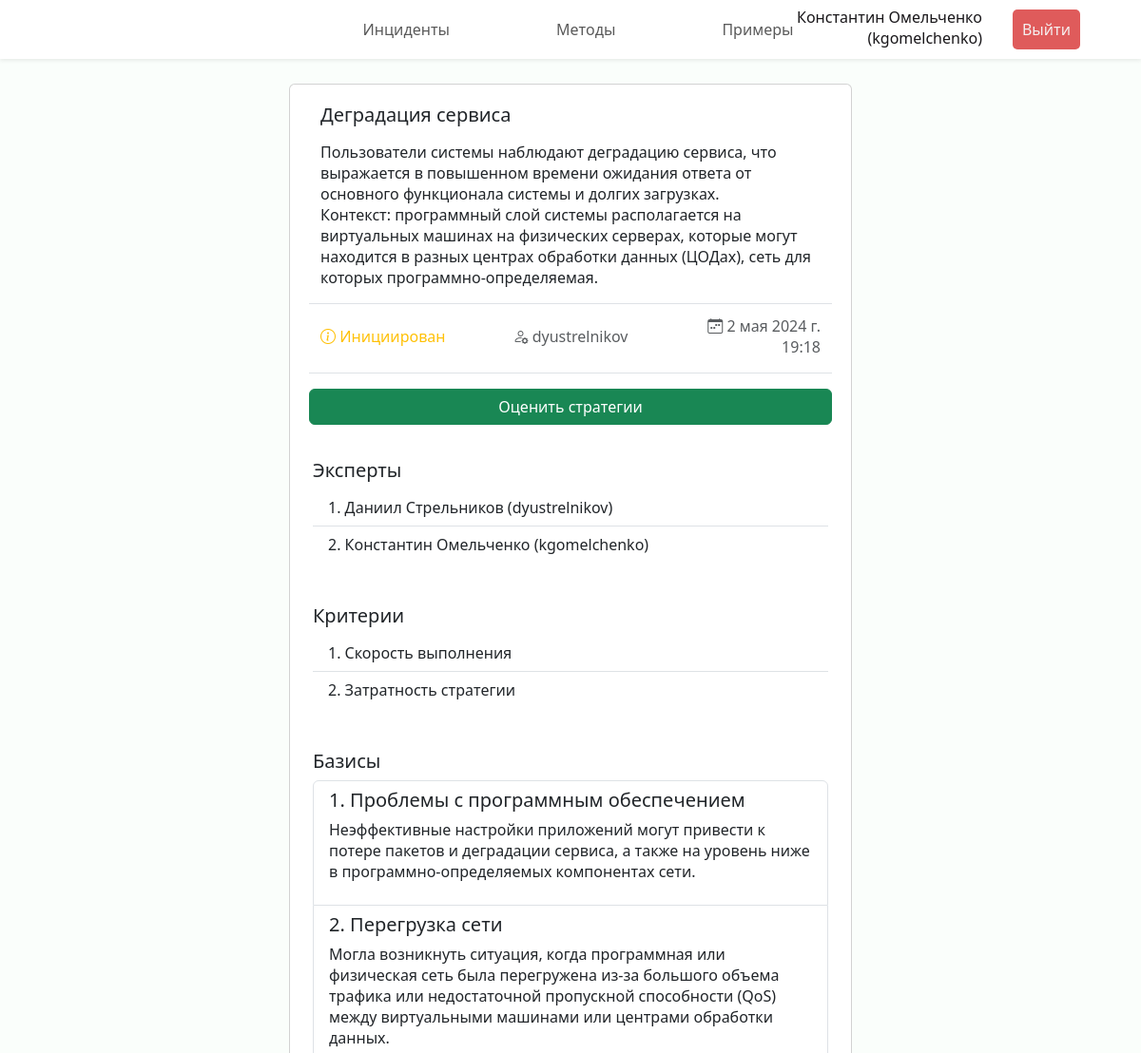
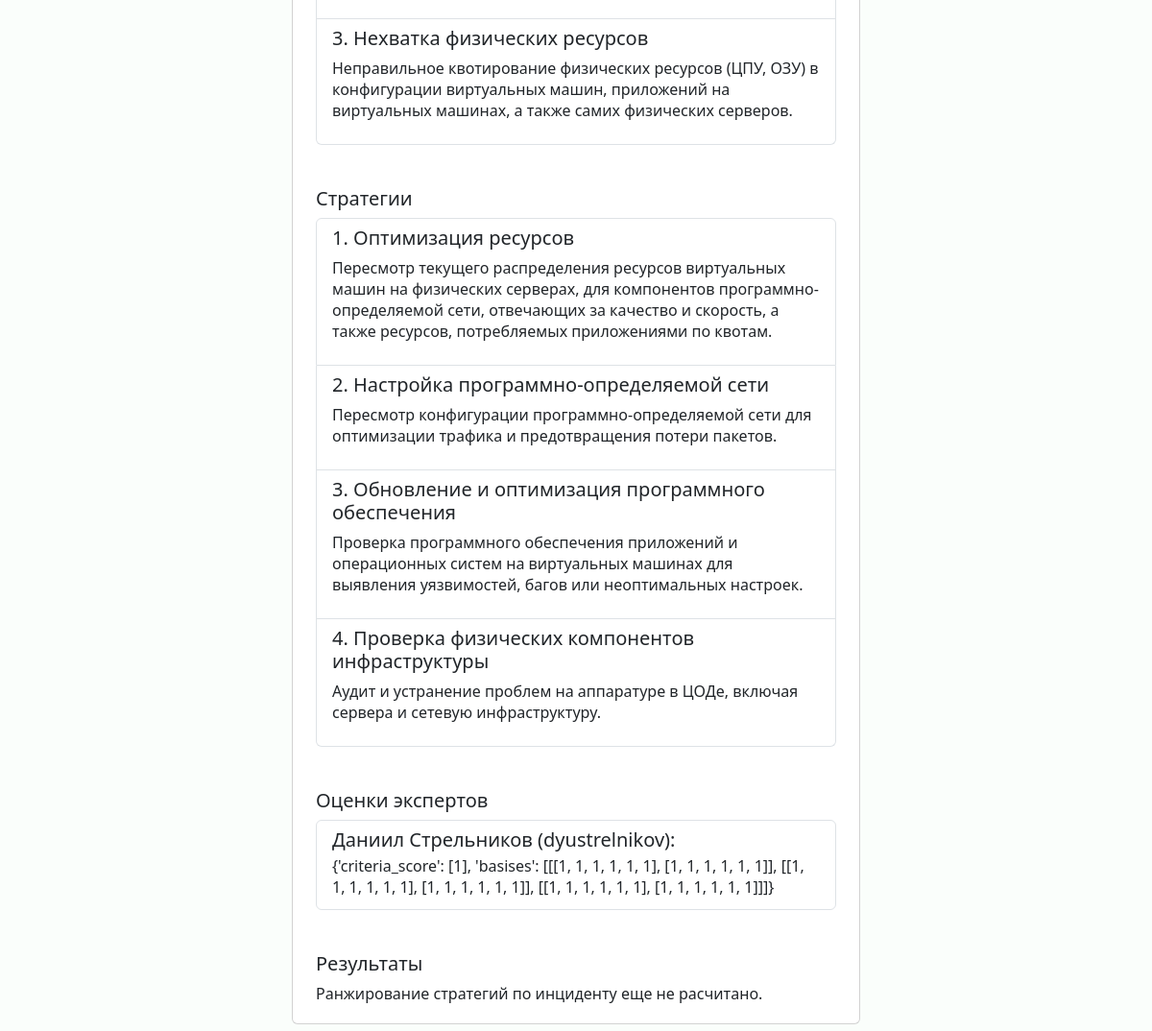
The app's page /incident/3 (signed in) with its own data (2 pictures, top to bottom).
### incidents/models.py (models this page shows, shortened)
class Incident(models.Model):
    name = models.CharField("Название", max_length=100)
    description = models.TextField("Описание")
    created_at = models.DateTimeField("Создан")
    results = models.JSONField("Результаты", null=True, blank=True)
    creator = models.ForeignKey(Expert, verbose_name="Инициатор", on_delete=models.CASCADE,
                                related_name="authored_incidents")
    status = models.ForeignKey(Status, verbose_name="Статус", on_delete=models.CASCADE)
    criteries = models.ManyToManyField(Criteria, through="IncidentCriteria")
    experts = models.ManyToManyField(Expert, through="IncidentExpert")
    class Meta:
        verbose_name = "Инцидент"
        verbose_name_plural = "Инциденты"

class Status(models.Model):
    name = models.CharField("Наименование", max_length=100)
    def __str__(self) -> str:
        return self.name
    class Meta:
        verbose_name = "Статус"
        verbose_name_plural = "Статусы"

class Expert(models.Model):
    user = models.OneToOneField(User, verbose_name="Пользователь", on_delete=models.CASCADE)
    def __str__(self) -> str:
        return self.user.get_full_name() + f" ({self.user.get_username()})"
    class Meta:
        verbose_name = "Эксперт"
        verbose_name_plural = "Эксперты"

class IncidentExpert(models.Model):
    incident = models.ForeignKey(Incident, verbose_name="Инцидент", on_delete=models.CASCADE)
    expert = models.ForeignKey(Expert, verbose_name="Эксперт", on_delete=models.CASCADE)
    number = models.PositiveSmallIntegerField("Номер")
    scores = models.JSONField("Оценки", null=True, blank=True)
    class Meta:
        verbose_name = "Эксперт по инциденту"
        verbose_name_plural = "Эксперты по инциденту"
        unique_together = ('incident', 'expert',)

class IncidentCriteria(models.Model):
    incident = models.ForeignKey(Incident, verbose_name="Инцидент", on_delete=models.CASCADE)
    criteria = models.ForeignKey(Criteria, verbose_name="Критерий", on_delete=models.CASCADE)
    number = models.PositiveSmallIntegerField("Номер")
    class Meta:
        verbose_name = "Критерий ранжирования инцидента"
        verbose_name_plural = "Критерии ранжирования инцидента"
        unique_together = ('incident', 'criteria',)

class Criteria(models.Model):
    description = models.CharField("Описание", max_length=200)
    def __str__(self) -> str:
        return self.description
    class Meta:
        verbose_name = "Критерий ранжирования"
        verbose_name_plural = "Критерии ранжирования"

class Basis(models.Model):
    incident = models.ForeignKey(Incident, verbose_name="Инцидент", on_delete=models.CASCADE)
    name = models.CharField("Название", max_length=100)
    description = models.TextField("Описание")
    number = models.PositiveSmallIntegerField("Номер")
    class Meta:
        verbose_name = "Базис инцидента"
        verbose_name_plural = "Базисы инцидента"
        unique_together = ('incident', 'name',)

class Strategy(models.Model):
    incident = models.ForeignKey(Incident, verbose_name="Инцидент", on_delete=models.CASCADE)
    name = models.CharField("Название", max_length=100)
    description = models.TextField("Описание")
    number = models.PositiveSmallIntegerField("Номер")
    class Meta:
        verbose_name = "Стратегия устранения инцидента"
        verbose_name_plural = "Стратегии устранения инцидента"
        unique_together = ('incident', 'name',)

### incidents/views.py (the view)
# urls.py: path("incident/<int:incident_id>", views.incident, name="incident"),
@login_required(login_url='login')
def incident(request, incident_id):
    if request.method == 'GET':
        try:
            incident = Incident.objects.get(id=incident_id)
        except Incident.DoesNotExist:
            raise Http404("Инцидент не существует")
        try:
            expert = Expert.objects.get(user=request.user)
        except Expert.DoesNotExist:
            raise Http404("Эксперт не существует")
        experts_with_scores = IncidentExpert.objects.filter(incident=incident,
                                                            scores__isnull=False)
        incident_expert = IncidentExpert.objects.get(incident=incident,
                                                      expert=expert)
        results = prepare_results(incident)
        return render(request, "incidents/incident.html", {
            'incident': incident,
            'incident_expert': incident_expert,
            'experts_with_scores': experts_with_scores,
            'results': results})

### incidents/utils/prepare_data.py (called while the page is built, shortened)
def prepare_results(incident):
    if incident.results == None :
        return {}

### incidents/templates/incidents/incident.html (shortened to what this page needs)
{% extends 'incidents/base.html' %}
{% load static %}
{% block header %}
<header class="header fixed-top shadow-sm d-flex">
    <nav class="navbar navbar-expand-lg w-100">
        <div class="collapse navbar-collapse justify-content-center" id="navbarNav">
        <ul class="navbar-nav py-1">
            <li class="nav-item px-5"><a class="nav-link" href="{% url 'incidents' %}">Инциденты</a></li>
            <li class="nav-item px-5"><a class="nav-link" href="{% url 'methods' %}">Методы</a></li>
            <li class="nav-item px-5"><a class="nav-link" href="{% url 'examples' %}">Примеры</a></li>
        </ul>
        </div>
        <ul class="navbar-nav position-fixed end-0 me-5 align-items-center">
            <li class="nav-item px-3 text-end mb-1">
                <div class="fullname">{{ request.user.get_full_name }}</div>
                <div class="username">({{ request.user.get_username }})</div>
            </li>
            <li class="nav-item px-3">
                <form action="{% url 'logout' %}" method="POST">
                    <button class="logout-btn" type="submit">Выйти</button>
                </form>
            </li>
          </ul>
    </nav>
</header>
{% endblock %}
{% block content %}
<div class="cards d-flex p-2 flex-column align-items-center">
    <div class="col-lg-6 col-xxl-5 card mb-3">
        <div class="card-body mx-3 my-1">
          <h5 class="card-title">{{ incident.name }}</h5>
          <p class="card-text">{{ incident.description|linebreaks }}</p>
          <div class="row justify-content-between align-items-center py-3 border-top border-bottom">
            <p class="col card-subtitle text-warning"><i class="bi bi-info-circle"></i> {{ incident.status }}</p>
            <p class="col card-subtitle text-center text-muted"><i class="bi bi-person-gear"></i> {{ incident.creator.user.get_username }}</p>
            <p class="col card-subtitle text-muted text-end"><i class="bi bi-calendar-week"></i> {{ incident.created_at }}</p>
          </div>
          {% if incident_expert %}
          <div class="row justify-content-between align-items-center pt-3">
            <a href="{% url 'incident_assess' incident.id %}" class="col btn btn-success">Оценить стратегии</a>
          </div>
          {% endif %}
        </div>
        <div class="card-body mx-2 mb-1">
            <h5 class="card-title">Эксперты</h5>
            <ul class="list-group list-group-flush">
                {% for expert in incident.incidentexpert_set.all %}
                <li class="list-group-item">{{ forloop.counter }}. {{ expert.expert }}</li>
                {% endfor %}
            </ul>
        </div>
        <div class="card-body m-2 mb-1">
            <h5 class="card-title">Критерии</h5>
            <ul class="list-group list-group-flush">
                {% for criteria in incident.incidentcriteria_set.all %}
                <li class="list-group-item">{{ forloop.counter }}. {{ criteria.criteria }}</li>
                {% endfor %}
            </ul>
        </div>
        <div class="card-body m-2 mb-1">
            <h5 class="card-title">Базисы</h5>
            <div class="list-group">
                {% for basis in incident.basis_set.all %}
                <a class="list-group-item flex-column align-items-start">
                  <div class="d-flex w-100 justify-content-between">
                    <h5 class="mb-1">{{ forloop.counter }}. {{ basis.name }}</h5>
                  </div>
                  <p class="mb-1">{{ basis.description|linebreaks }}</p>
                </a>
                {% endfor %}
            </div>
        </div>
        <div class="card-body m-2 mb-1">
            <h5 class="card-title">Стратегии</h5>
            <div class="list-group">
                {% for strategy in incident.strategy_set.all %}
                <a class="list-group-item flex-column align-items-start">
                  <div class="d-flex w-100 justify-content-between">
                    <h5 class="mb-1">{{ forloop.counter }}. {{ strategy.name }}</h5>
                  </div>
                  <p class="mb-1">{{ strategy.description|linebreaks }}</p>
                </a>
                {% endfor %}
            </div>
        </div>
        <div class="card-body m-2 mb-1">
          <h5 class="card-title">Оценки экспертов</h5>
          {% if not experts_with_scores %}
          <p class="card-text">Ни один эксперт не предоставил своих оценок по инциденту.</p>
          {% else %}
          <div class="list-group">
            {% for expert in experts_with_scores %}
            <a class="list-group-item flex-column align-items-start">
              <div class="d-flex w-100 justify-content-between">
                <h5 class="mb-1">{{ expert.expert.user.get_full_name }} ({{ expert.expert.user.get_username }}):</h5>
              </div>
              <p class="mb-1">{{ expert.scores }}</p>
            </a>
            {% endfor %}
          </div>
          {% endif %}
        </div>
        <div class="card-body m-2 mb-1">
          <h5 class="card-title">Результаты</h5>
          {% if not incident.results %}
          <p class="card-text">Ранжирование стратегий по инциденту еще не расчитано.</p>
          {% endif %}
        </div>
      </div>
</div>
{% endblock %}

### incidents/static/incidents/css/style.css (style rules this page uses)
:root { --font-family: "Segoe UI", Roboto, "Helvetica Neue", Arial, sans-serif; }
* { box-sizing: border-box; padding: 0; margin: 0; }
body { margin: 5rem 0 0 0; font-family: var(--font-family); font-weight: 400; line-height: normal; background-color: rgb(250, 254, 251); color: #19171a; overflow: overlay; width: 100%; }
.header { background: rgb(255, 255, 255); }
.logout-btn { padding: 10px; background-color: #df5b5b; color: #f5efef; text-decoration: none; border-radius: 5px; border-width: 0; }

### records on screen
Incident: name "Деградация сервиса", description "Пользователи системы наблюдают деградацию сервиса, что выражается в повышенном времени ожидания ответа от основного функционала системы и долгих загрузках. Контекст: программный слой системы располагается на виртуальных машинах на физических серверах, которые могут находится в разных центрах обработки данных (ЦОДах), сеть для которых программно-определяемая.", status "Инициирован", creator.user.get_username "dyustrelnikov", created_at "2 мая 2024 г. 19:18"
IncidentExpert: expert "Даниил Стрельников (dyustrelnikov)", expert.user.get_full_name "Даниил Стрельников", expert.user.get_username "dyustrelnikov", scores "{'criteria_score': [1], 'basises': [[[1, 1, 1, 1, 1, 1], [1, 1, 1, 1, 1, 1]], [[1, 1, 1, 1, 1, 1], [1, 1, 1, 1, 1, 1]], [[1, 1, 1, 1, 1, 1], [1, 1, 1, 1, 1, 1]]]}"
IncidentExpert: expert "Константин Омельченко (kgomelchenko)"
IncidentCriteria: criteria "Скорость выполнения"
IncidentCriteria: criteria "Затратность стратегии"
Basis: name "Проблемы с программным обеспечением", description "Неэффективные настройки приложений могут привести к потере пакетов и деградации сервиса, а также на уровень ниже в программно-определяемых компонентах сети."
Basis: name "Перегрузка сети", description "Могла возникнуть ситуация, когда программная или физическая сеть была перегружена из-за большого объема трафика или недостаточной пропускной способности (QoS) между виртуальными машинами или центрами обработки данных."
Basis: name "Нехватка физических ресурсов", description "Неправильное квотирование физических ресурсов (ЦПУ, ОЗУ) в конфигурации виртуальных машин, приложений на виртуальных машинах, а также самих физических серверов."
Strategy: name "Оптимизация ресурсов", description "Пересмотр текущего распределения ресурсов виртуальных машин на физических серверах, для компонентов программно-определяемой сети, отвечающих за качество и скорость, а также ресурсов, потребляемых приложениями по квотам."
Strategy: name "Настройка программно-определяемой сети", description "Пересмотр конфигурации программно-определяемой сети для оптимизации трафика и предотвращения потери пакетов."
Strategy: name "Обновление и оптимизация программного обеспечения", description "Проверка программного обеспечения приложений и операционных систем на виртуальных машинах для выявления уязвимостей, багов или неоптимальных настроек."
Strategy: name "Проверка физических компонентов инфраструктуры", description "Аудит и устранение проблем на аппаратуре в ЦОДе, включая сервера и сетевую инфраструктуру."

### other values on screen
{{ request.user.get_full_name }} "Константин Омельченко"
{{ request.user.get_username }} "kgomelchenko"
